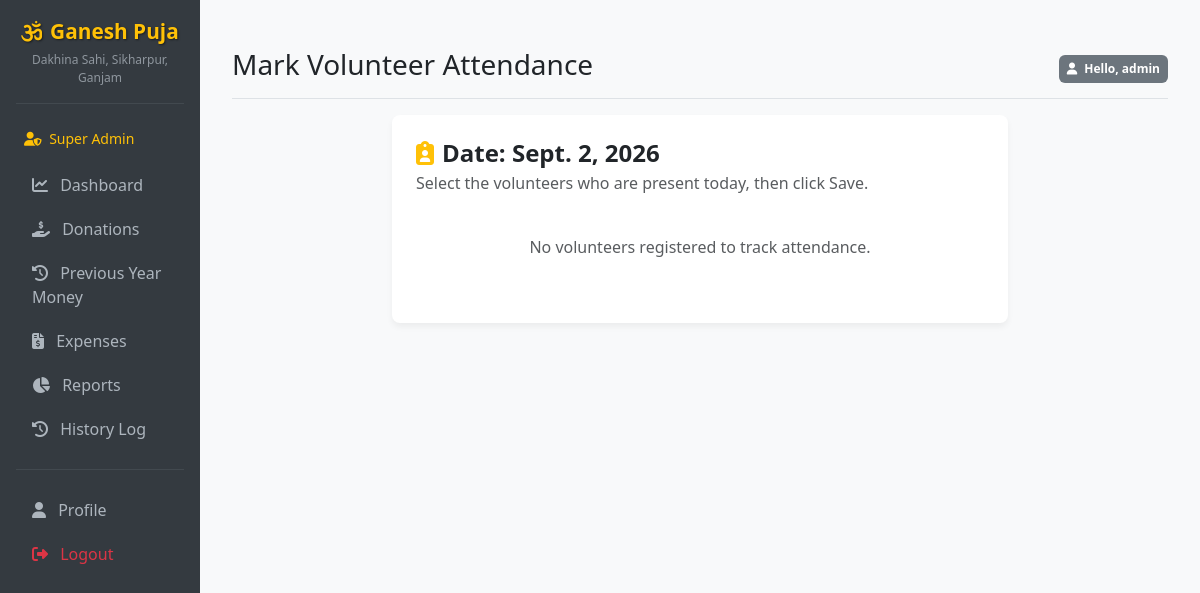
/volunteers/attendance/ (signed in), run on the app's committed database.
### puja/models.py (models this page shows, shortened)
class CustomUser(AbstractUser):
    SUPER_ADMIN = 'SUPER_ADMIN'
    TREASURER = 'TREASURER'
    VOLUNTEER_COORDINATOR = 'VOLUNTEER_COORDINATOR'
    EVENT_MANAGER = 'EVENT_MANAGER'
    INVENTORY_MANAGER = 'INVENTORY_MANAGER'
    NORMAL_VOLUNTEER = 'NORMAL_VOLUNTEER'
    ROLE_CHOICES = [
        (SUPER_ADMIN, 'Super Admin'),
        (TREASURER, 'Treasurer'),
        (VOLUNTEER_COORDINATOR, 'Volunteer Coordinator'),
        (EVENT_MANAGER, 'Event Manager'),
        (INVENTORY_MANAGER, 'Inventory Manager'),
        (NORMAL_VOLUNTEER, 'Normal Volunteer'),
    ]
    role = models.CharField(max_length=30, choices=ROLE_CHOICES, default=NORMAL_VOLUNTEER)
    mobile = models.CharField(max_length=15, blank=True, null=True)
    team = models.ForeignKey(VolunteerTeam, on_delete=models.SET_NULL, null=True, blank=True, related_name='members')

### puja/views.py (the view, shortened to what this page needs)
# urls.py: path('volunteers/attendance/', views.attendance_sheet, name='attendance_sheet'),
@login_required
@admin_only
def attendance_sheet(request):
    volunteers = CustomUser.objects.filter(role='NORMAL_VOLUNTEER')
    today = timezone.localdate()
    existing_attendance = Attendance.objects.filter(date=today).values_list('volunteer_id', flat=True)
    attendance_data = []
    for v in volunteers:
        is_present = v.id in existing_attendance and Attendance.objects.get(volunteer=v, date=today).is_present
        attendance_data.append({
            'volunteer': v,
            'is_present': is_present
        })
    return render(request, 'puja/attendance.html', {
        'attendance_data': attendance_data,
        'today': today
    })

### puja/templates/puja/attendance.html (shortened to what this page needs)
{% extends 'puja/base.html' %}
{% block page_title %}Mark Volunteer Attendance{% endblock %}
{% block content %}
<div class="row">
    <div class="col-md-8 mx-auto">
        <div class="card p-4">
            <h4 class="fw-bold mb-1 text-dark"><i class="fa-solid fa-clipboard-user text-warning me-2"></i>Date: {{ today }}</h4>
            <p class="text-muted mb-4">Select the volunteers who are present today, then click Save.</p>
            <form method="POST">
                <div class="list-group mb-4">
                    {% for item in attendance_data %}
                        <label class="list-group-item d-flex justify-content-between align-items-center">
                            <div>
                                <input class="form-check-input me-2" type="checkbox" name="present_volunteers" value="{{ item.volunteer.id }}" {% if item.is_present %}checked{% endif %}>
                                <strong>{{ item.volunteer.username }}</strong>
                                <span class="text-secondary small ms-2">({{ item.volunteer.get_full_name }})</span>
                            </div>
                            {% if item.volunteer.team %}
                                <span class="badge bg-secondary">{{ item.volunteer.team.name }}</span>
                            {% endif %}
                        </label>
                    {% empty %}
                        <div class="text-center text-muted py-3">No volunteers registered to track attendance.</div>
                    {% endfor %}
                </div>
            </form>
        </div>
    </div>
</div>
{% endblock %}

### puja/templates/puja/base.html (shortened to what this page needs)
<!DOCTYPE html>
<html lang="en">
<head>
    <link href="https://cdn.jsdelivr.net/npm/bootstrap@5.3.0/dist/css/bootstrap.min.css" rel="stylesheet">
    <link rel="stylesheet" href="https://cdnjs.cloudflare.com/ajax/libs/font-awesome/6.4.0/css/all.min.css">
</head>
<body>
    <div class="container-fluid">
        <div class="row">
            <nav id="sidebarMenu" class="col-md-3 col-lg-2 d-md-block sidebar collapse p-3">
                <div class="text-center mb-4">
                    <span class="brand-text"><i class="fa-solid fa-om me-2"></i>Ganesh Puja</span>
                    <div class="small opacity-75 mt-1" style="font-size: 0.75rem; color: #adb5bd;">Dakhina Sahi, Sikharpur, Ganjam</div>
                    <hr class="text-secondary">
                </div>
                {% if user.is_authenticated %}
                <div class="mb-3 px-2 text-warning small">
                    <i class="fa-solid fa-user-shield me-1"></i> {{ user.get_role_display }}
                </div>
                {% endif %}
                <ul class="nav flex-column gap-1">
                    <li class="nav-item">
                        <a class="nav-link {% if request.resolver_match.url_name == 'dashboard' %}active{% endif %}" href="{% url 'dashboard' %}">
                            <i class="fa-solid fa-chart-line me-2"></i> Dashboard
                        </a>
                    </li>
                    <li class="nav-item">
                        <a class="nav-link {% if 'donation' in request.path and 'house' not in request.path %}active{% endif %}" href="{% url 'donation_list' %}">
                            <i class="fa-solid fa-hand-holding-dollar me-2"></i> Donations
                        </a>
                    </li>
                    <li class="nav-item">
                        <a class="nav-link {% if 'previous-year' in request.path %}active{% endif %}" href="{% url 'previous_year_money' %}">
                            <i class="fa-solid fa-clock-rotate-left me-2"></i> Previous Year Money
                        </a>
                    </li>
                    <li class="nav-item">
                        <a class="nav-link {% if 'expense' in request.path %}active{% endif %}" href="{% url 'expense_list' %}">
                            <i class="fa-solid fa-file-invoice-dollar me-2"></i> Expenses
                        </a>
                    </li>
                    <li class="nav-item">
                        <a class="nav-link {% if 'reports' in request.path %}active{% endif %}" href="{% url 'reports' %}">
                            <i class="fa-solid fa-chart-pie me-2"></i> Reports
                        </a>
                    </li>
                    {% if user.is_authenticated %}
                        {% if user.role == 'SUPER_ADMIN' or user.is_superuser %}
                        <li class="nav-item">
                            <a class="nav-link {% if 'history' in request.path %}active{% endif %}" href="{% url 'history_log' %}">
                                <i class="fa-solid fa-clock-rotate-left me-2"></i> History Log
                            </a>
                        </li>
                        {% endif %}
                    {% endif %}
                    <hr class="text-secondary">
                    {% if user.is_authenticated %}
                    <li class="nav-item">
                        <a class="nav-link" href="{% url 'profile' %}">
                            <i class="fa-solid fa-user me-2"></i> Profile
                        </a>
                    </li>
                    <li class="nav-item mt-auto">
                        <a class="nav-link text-danger" href="{% url 'logout' %}">
                            <i class="fa-solid fa-right-from-bracket me-2"></i> Logout
                        </a>
                    </li>
                    {% endif %}
                </ul>
            </nav>
            <main class="col-md-9 ms-sm-auto col-lg-10 main-content">
                <div class="d-flex justify-content-between flex-wrap flex-md-nowrap align-items-center pt-3 pb-2 mb-3 border-bottom">
                    <h1 class="h3">{% block page_title %}Ganesh Puja Committee{% endblock %}</h1>
                    <div class="btn-toolbar mb-2 mb-md-0">
                        {% if user.is_authenticated %}
                        <span class="badge bg-secondary p-2"><i class="fa-solid fa-user me-1"></i> Hello, {{ user.first_name|default:user.username }}</span>
                        {% endif %}
                    </div>
                </div>
                {% block content %}
                {% endblock %}
            </main>
        </div>
    </div>
</body>
</html>

### puja/templates/puja/base.html (style rules this page uses)
body { font-family: 'Segoe UI', Tahoma, Geneva, Verdana, sans-serif; background-color: #f8f9fa; }
.sidebar { min-height: 100vh; background-color: #343a40; color: #fff; }
.sidebar .nav-link { color: #adb5bd; font-weight: 500; transition: all 0.2s ease; }
.main-content { padding: 2rem; }
.card { border: none; border-radius: 8px; box-shadow: 0 4px 6px rgba(0,0,0,0.05); }
.brand-text { color: #ffc107; font-weight: bold; font-size: 1.3rem; text-shadow: 1px 1px 2px rgba(0,0,0,0.5); }

### data on the page
CustomUser: role "Super Admin", first_name "admin", last_login "Sept. 2, 2026"
